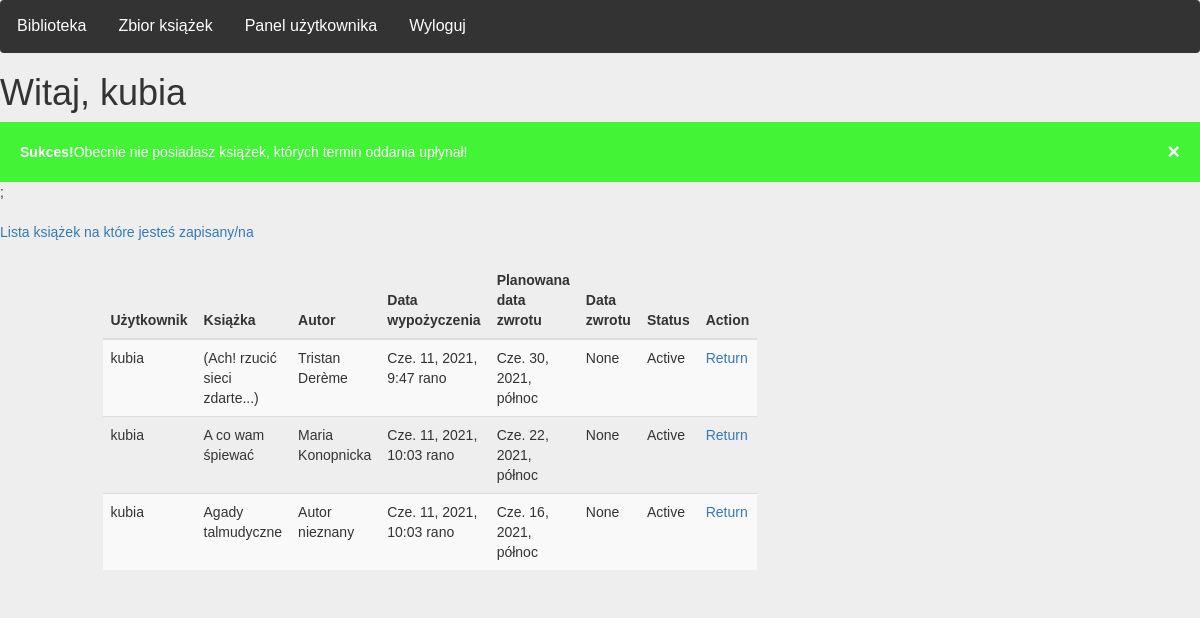
/user_view/ (signed in), run on the app's committed database.
### main_library/models.py (models this page shows)
class RentalList(models.Model):
    book_id = models.ForeignKey(Bookshelf, default=None, on_delete=models.SET_DEFAULT, null=True)
    user_id = models.ForeignKey(User, default=None, on_delete=models.SET_DEFAULT)
    check_out_date = models.DateTimeField(auto_now_add=True)
    planned_date_of_return = models.DateTimeField(default=None, null=True)
    date_of_return = models.DateTimeField(default=None, null=True)
    status = models.TextField(default='Active')

class Bookshelf(models.Model):
    kind = models.TextField(default='')
    title = models.TextField(default='')
    author = models.TextField(default='')
    epoch = models.TextField(default='')
    genre = models.TextField(default='')
    quantity = models.IntegerField(default=random.randint(0, 10))

### main_library/views.py (the view)
# urls.py: path('user_view/', views.user_view, name='user_view'),
def user_view(request):
    if request.user.is_authenticated:
        try:
            min_planned_date =  RentalList.objects.filter(user_id = request.user.id).filter(status='Active').order_by('planned_date_of_return').first()
            if min_planned_date.planned_date_of_return < timezone.now():
                alert_marker = 'Y'
            else:
                alert_marker = 'N'
        except:
            alert_marker = 'N'
        user_id = User.objects.get(pk = request.user.id)
        books = RentalList.objects.filter(user_id = request.user.id, status = 'Active').order_by('status', '-date_of_return')
        return render(request, 'main_library/user_view.html', {'name': request.user.username,
            'books': books, 'alert_marker' : alert_marker, 'min_planned_date' : min_planned_date})
    else:
        return redirect("login")

### main_library/templates/main_library/user_view.html (shortened to what this page needs)
{% extends "main_library/base.html" %}
{% block content %}
<h1>Witaj, {{ name }}</h1>
{% if alert_marker == 'Y' %}
  <div class="alert">
  <span class="closebtn" onclick="this.parentElement.style.display='none';">&times;</span>
  <strong>Uwaga!</strong> Na liście wypożyczeń znajdują się pozycje, którym upłynął termin zwrotu!!!
</div>;
{% else %}
  <div class="alert2">
  <span class="closebtn" onclick="this.parentElement.style.display='none';">&times;</span>
  <strong>Sukces!</strong>Obecnie nie posiadasz książek, których termin oddania upłynał!
</div>;
{% endif %}
<br><br>
<a href='/books_not_avaible'> Lista książek na które jesteś zapisany/na </a>
<br><br>
<div class="row">
    <div class="col-md-1"></div>
    <div class="col-md-5">
<table class="table table-dark table-striped" >
            <thead>
              <tr>
                  <th>Użytkownik</th>
                  <th>Książka</th>
                  <th>Autor</th>
                  <th>Data wypożyczenia</th>
                  <th>Planowana data zwrotu</th>
                  <th>Data zwrotu</th>
                  <th>Status</th>
                  <th>Action</th>
              </tr>
            </thead>
                {% for n in books %}
                <tr>
                    <td> {{ n.user_id }} </td>
                    <td> {{ n.book_id.title }} </td>
                    <td> {{ n.book_id.author }} </td>
                    <td> {{ n.check_out_date }} </td>
                    <td> {{ n.planned_date_of_return }} </td>
                    <td> {{ n.date_of_return }} </td>
                    <td> {{ n.status }} </td>
                    <td> <a href="{% url 'return_book' n.id %}"> Return </a> </td>
                </tr>
                {% endfor %}
        </table>
{% endblock %}

### main_library/templates/main_library/base.html (style rules this page uses)
body { font-family: Arial, Helvetica, sans-serif; margin: 0; background-color: #EEEEEF; }

### main_library/templates/main_library/user_view.html (style rules this page uses)
.closebtn { margin-left: 15px; color: white; font-weight: bold; float: right; font-size: 22px; line-height: 20px; cursor: pointer; transition: 0.3s; }
.alert2 { padding: 20px; background-color: #43F436; color: white; }

### data on the page
RentalList: user_id "kubia", book_id "(Ach! rzucić sieci zdarte...)", book_id.author "Tristan Derème", check_out_date "Cze. 11, 2021, 9:47 rano", planned_date_of_return "Cze. 30, 2021, północ", date_of_return "None", status "Active"
RentalList: user_id "kubia", book_id "A co wam śpiewać", book_id.author "Maria Konopnicka", check_out_date "Cze. 11, 2021, 10:03 rano", planned_date_of_return "Cze. 22, 2021, północ", date_of_return "None", status "Active"
RentalList: user_id "kubia", book_id "Agady talmudyczne", book_id.author "Autor nieznany", check_out_date "Cze. 11, 2021, 10:03 rano", planned_date_of_return "Cze. 16, 2021, północ", date_of_return "None", status "Active"

### other printed values
{{ name }} "kubia"
